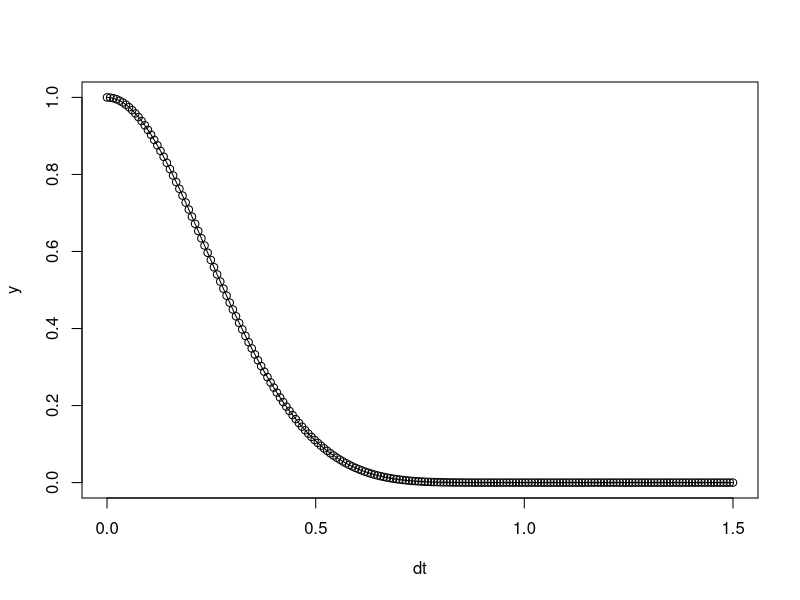
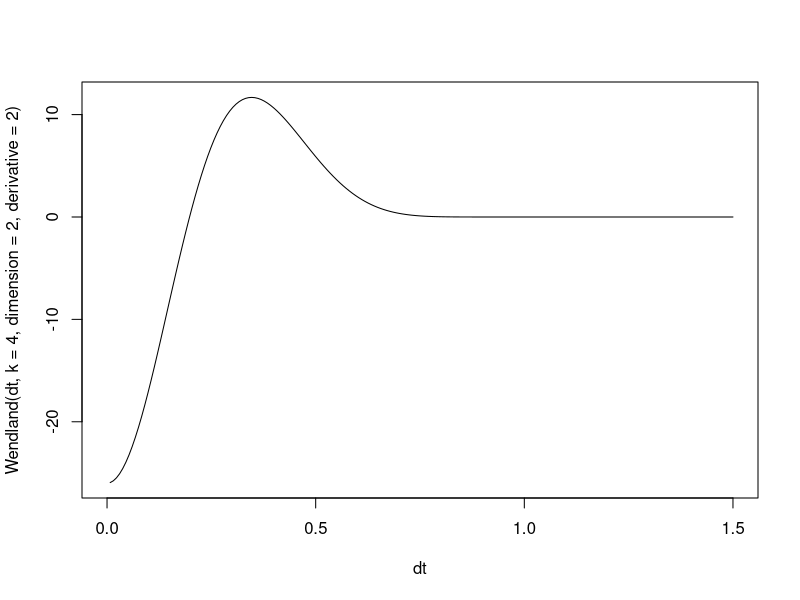
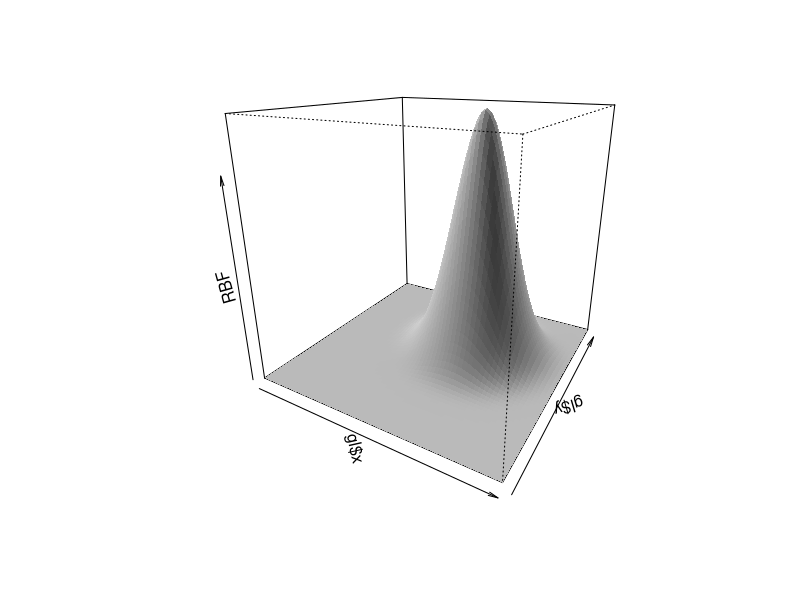

R code for these plots, in order:
library(fields)


### Name: Wendland
### Title: Wendland family of covariance functions and supporting numerical
###   functions
### Aliases: Wendland Wendland.beta Wendland2.2 fields.D fields.pochdown
###   fields.pochup wendland.eval
### Keywords: spatial

### ** Examples


dt<- seq( 0,1.5,, 200)

y<- Wendland( dt, k=2, dimension=2)

plot( dt, y, type="l")

# should agree with 

y.test<- Wendland2.2( dt)
points( dt, y.test)

# second derivative
plot( dt, Wendland( dt, k=4, dimension=2, derivative=2), type="l")

# a radial basis function using the Wendland  the  "knot" is at (.25,.25)
gl<- list( x= seq( -1,1,,60), y = seq( -1,1,,60) )

bigD<- rdist( make.surface.grid( gl), matrix( c(.25,.25), nrow=1))
RBF<- matrix(Wendland( bigD, k=2, dimension=2), 60,60)

# perspective with some useful settings for shading.
persp( gl$x, gl$y, RBF, theta=30, phi=20, shade=.3, border=NA, col="grey90")
